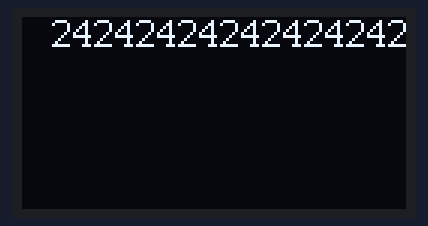
The sketch below on a simulated Arduino Uno, built with avr-gcc and run on an emulated ATmega328P. On the bench: 128×64 one-colour display. The local clock reads 2024-03-15 10:24:30 at power-on unless the sketch sets it.

Above: at 0.6 s.

The sketch:

T-Clock_Test.ino
```cpp
#include <Arduino.h>
#include <U8g2lib.h>

#include <RTClib.h>

#ifdef U8X8_HAVE_HW_SPI
#include <SPI.h>
#endif
#ifdef U8X8_HAVE_HW_I2C
#include <Wire.h>
#endif


//      Arduino   - OLED
#define SCLK  7  //D0
#define SDIN  6  //D1
#define RST   5   //RES
#define DC    4   //DC
#define CS    3  //CS


U8G2_SSD1306_128X64_NONAME_F_4W_SW_SPI OLED(U8G2_R0, SCLK, SDIN, CS, DC, RST);
RTC_DS1307 RTC; //RTC按照IIC接线

String thisMonth = "";
String thisTime = "";
String thisDay = "";
//用于定义表盘的中心
int clockCentreX = 64;
int clockCentreY = 32;
void draw(void)
{
  OLED.setFont(u8g_font_profont15);
  DateTime now = RTC.now();

  //数字时间
  thisTime = thisTime + String(now.minute()) ;
  const char* newTime = (const char*) thisTime.c_str();
  OLED.drawStr(10, 10, newTime);

}


void setup(void) {
  Serial.begin(9600);
  analogReference(EXTERNAL);
  Wire.begin();
  RTC.begin();
  if (! RTC.isrunning())
  {
    Serial.println("RTC is NOT running!");
    RTC.adjust(DateTime(__DATE__, __TIME__));
  }
  OLED.begin();
}

void loop(void) {

  OLED.clearBuffer();         // clear the internal memory
  draw();
  OLED.sendBuffer();          // transfer internal memory to the display
  delay(10);
}
```
